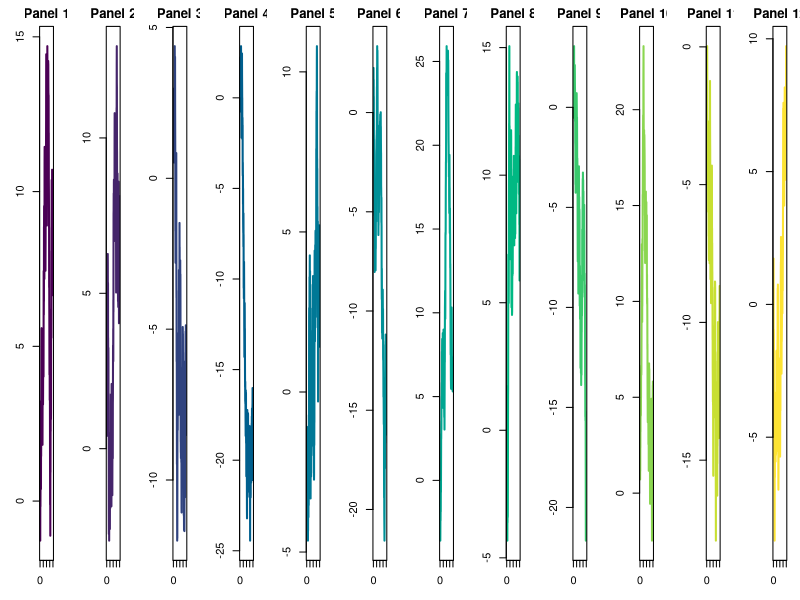
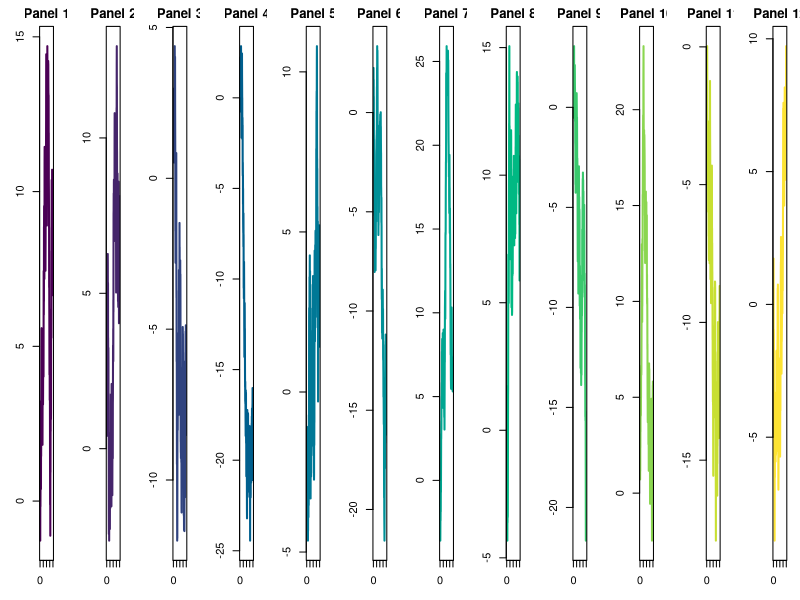
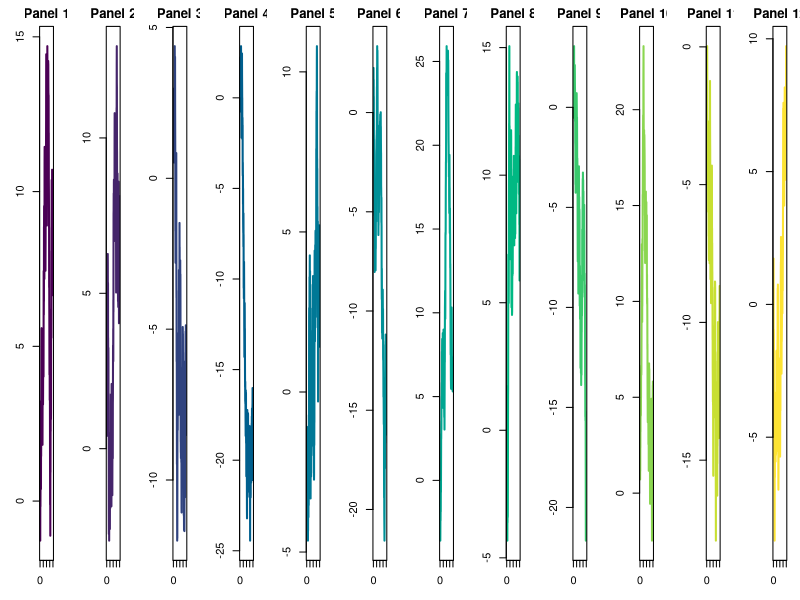

The R script that drew these images, in order: (Note: this script raises an error after producing the figures.)
## ---- chunk 1
library(ragg)
## ---- chunk 2
#| code-fold: true
#| code-summary: "collage()"

#' Draw random walks in side-by-side panels.
#'
#' @param n Number of panels.
collage <- function(n = 12) {
  set.seed(1)
  par(mfrow = c(1, n), mar = c(3, 3, 2, 1))
  for (i in seq_len(n)) {
    plot(
      cumsum(rnorm(200)),
      type = "l",
      main = paste("Panel", i),
      xlab = "",
      ylab = "",
      col = hcl.colors(n)[i],
      lwd = 2
    )
  }
}
## ---- chunk 3
#| panzoom: true
#| fig-width: 25
#| fig-height: 2
#| dev: agg_webp
#| dev.args:
#|   units: "in"
#|   res: 96
#| fig-ext: webp
#| fig-alt: >-
#|   A row of 12 small line plots of random walks, each in its own color
#| fig-cap: "A 25 × 2 inch collage of 12 random walks."

collage(n = 12)
## ---- chunk 4
#| panzoom: true
#| fig-width: 25
#| fig-height: 2
#| dev: svg
#| fig-alt: >-
#|   A row of 12 small line plots of random walks, each in its own color
#| fig-cap: "A 25 × 2 inch collage of 12 random walks."

collage(n = 12)
## ---- chunk 5
#| panzoom: true
#| error: true
#| fig-width: 100
#| fig-height: 5
#| dev: agg_webp
#| dev.args:
#|   units: "in"
#|   res: 192
#| fig-ext: webp
#| fig-alt: >-
#|   A row of 12 small line plots of random walks, each in its own color
#| fig-cap: "A 100 × 5 inch collage of 12 random walks."

collage(n = 12)
## ---- chunk 6
#| panzoom: true
#| dev: agg_webp
#| dev.args:
#|   units: "in"
#|   res: 96
#| fig-ext: webp
#| fig-alt: >-
#|   Filled contour map of Maunga Whau's heights in terrain colors, with a color
#|   key
#| fig-cap: "Maunga Whau's heights as filled contours."

filled.contour(volcano, color.palette = terrain.colors)
## ---- chunk 7
#| panzoom: true
#| dev: svg
#| fig-alt: >-
#|   Filled contour map of Maunga Whau's heights in terrain colors, with a color
#|   key
#| fig-cap: "Maunga Whau's heights as filled contours."

filled.contour(volcano, color.palette = terrain.colors)
## ---- chunk 8
#| panzoom: true
#| dev: [png, pdf]
#| fig-alt: >-
#|   Filled contour map of Maunga Whau's heights in terrain colors, with a color
#|   key
#| fig-cap: "Maunga Whau's heights as filled contours."

filled.contour(volcano, color.palette = terrain.colors)
## ---- chunk 9
#| panzoom: true
#| dev: [png, cairo_pdf]
#| fig-alt: >-
#|   Filled contour map of Maunga Whau's heights in terrain colors, with a color
#|   key, titled μ = 5, α = 0.05
#| fig-cap: >-
#|   Maunga Whau's heights as filled contours, titled μ = 5, α = 0.05.

filled.contour(
  volcano,
  color.palette = terrain.colors,
  plot.title = title(main = "\u03bc = 5, \u03b1 = 0.05")
)
## ---- chunk 10
#| panzoom: true
#| fig-show: animate
#| animation.hook: gifski
#| interval: 0.2
#| fig-alt: "A sine curve sliding to the right over one period, frame by frame"
#| fig-cap: "A sine wave, y = sin(x - t), as t runs over one period."

x <- seq(0, 4 * pi, length.out = 400)
for (t in seq(0, 2 * pi, length.out = 13)[-13]) {
  plot(x, sin(x - t), type = "l", lwd = 2, col = "#3B7DB8", ylab = "sin(x - t)")
}
